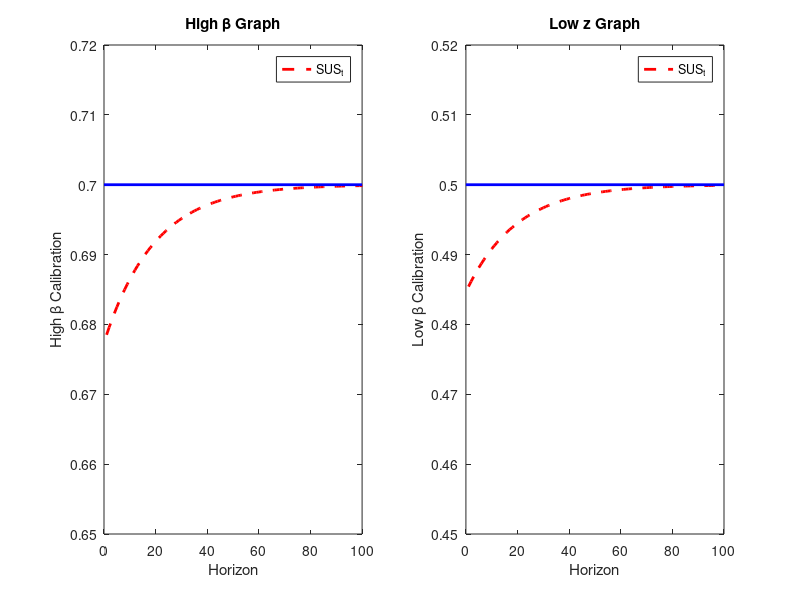

Source code (MATLAB):
clc;
clear
cd /Users/matt/Desktop/Advanced_Macro/HW/HW5
%set parameters (pre change)
Beta=.99;
z=.005;
SUSbar=.5;
kt=@(k) .95*k;
kBarOld = exp(1.66);

%initalize High Beta
ktm1valsC1=zeros(101,1);
SUStm1C1= zeros(101,1);
kbarNew=exp(1.78);
SUSt=@(k) .7+(.19*k);
SUSbar=.7;
ktm1valsC1(1) = (kBarOld/kbarNew)-1;
%insert simulation below
SUStm1C1(1)=SUSt(ktm1valsC1(1));
for i=2:101
    ktm1valsC1(i) = kt(ktm1valsC1(i-1));
    SUStm1C1(i)=SUSt(ktm1valsC1(i));
end

%% time for low z
clf; clc;
ktm1valsC2=zeros(101,1);
SUStm1C2= zeros(101,1);
kbarNew=exp(1.77);
SUSt=@(k) .5+(.14*k);
SUSbar=.5;
ktm1valsC2(1) = (kBarOld/kbarNew)-1;
%insert simulation below
SUStm1C2(1)=SUSt(ktm1valsC2(1));
for i=2:101
    ktm1valsC2(i) = kt(ktm1valsC2(i-1));
    SUStm1C2(i)=SUSt(ktm1valsC2(i));
end
subplot(1,2,1)
plot(SUStm1C1,'--r','linewidth',2)
hold on 
x = [0,100];
y = [0.7, 0.7];
plot(x,y,'b','lineWidth',2);
title('High \beta Graph')
ylabel('High \beta Calibration')
xlabel('Horizon')
legend('SUS_t')
axis([0 100 0.65 0.72])

subplot(1,2,2)
plot(SUStm1C2,'--r','linewidth',2)
hold on 
x = [0,100];
y = [0.5, 0.5];
plot(x,y,'b','lineWidth',2);
title('Low z Graph')
ylabel('Low \beta Calibration')
xlabel('Horizon')
legend('SUS_t')
axis([0 100 0.45 0.52])
saveas(gcf,'Q1_figure.png');

